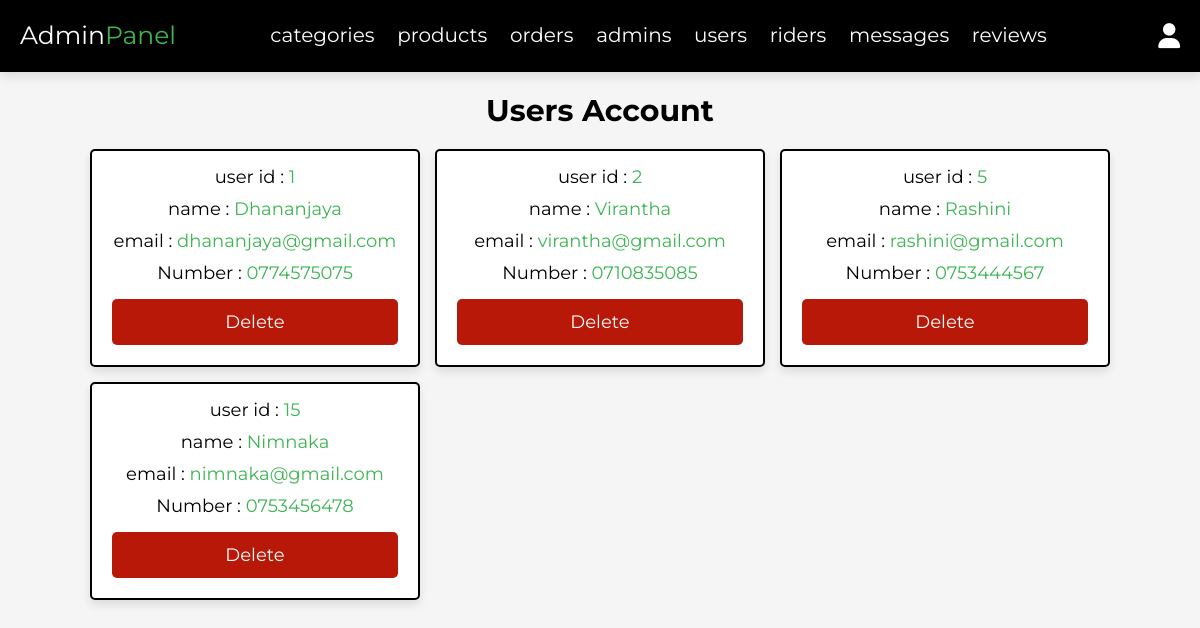
Screenshot of /Neluma/admin/users_accounts.php (signed in) with the database file from the repository.
### tables this page shows
CREATE TABLE IF NOT EXISTS `users` (
  `id` int NOT NULL AUTO_INCREMENT,
  `name` varchar(50) NOT NULL,
  `email` varchar(50) NOT NULL,
  `number` varchar(10) NOT NULL,
  `password` varchar(50) NOT NULL,
  `address` varchar(500) NOT NULL,
  PRIMARY KEY (`id`)
);

### Neluma/admin/users_accounts.php (the view, shortened to what this page needs)
<?php
include '../components/connect.php';
?>
<!DOCTYPE html>
<html lang="en">
<head>
   <link rel="stylesheet" href="https://cdnjs.cloudflare.com/ajax/libs/font-awesome/6.1.1/css/all.min.css">
   <link rel="stylesheet" href="../css/admin_style.css">
</head>
<body>
<?php include '../components/admin_header.php' ?>
<section class="accounts">
   <h1 class="heading">users account</h1>
   <div class="box-container">
   <?php
      $select_account = $conn->prepare("SELECT * FROM `users`");
      $select_account->execute();
      if($select_account->rowCount() > 0){
         while($fetch_accounts = $select_account->fetch(PDO::FETCH_ASSOC)){
   ?>
   <div class="box">
      <p> user id : <span><?= $fetch_accounts['id']; ?></span> </p>
      <p> name : <span><?= $fetch_accounts['name']; ?></span> </p>
      <p> email : <span><?= $fetch_accounts['email']; ?></span> </p>
      <p> Number : <span><?= $fetch_accounts['number']; ?></span> </p>
      <a href="users_accounts.php?delete=<?= $fetch_accounts['id']; ?>" class="delete-btn" onclick="return confirm('delete this account?');">delete</a>
   </div>
   <?php
      }
   }else{
      echo '<p class="empty">no accounts available</p>';
   }
   ?>
   </div>
</section>
</body>
</html>

### Neluma/css/admin_style.css (style rules this page uses)
:root { --main-color:#3EB554; --red:#b81807; --orange:#f39c12; --black:#000000; --white:#fff; --light-bg:#f5f5f5; --light-color:#999; --border:.2rem solid var(--black); --box-shadow:0 .5rem 1rem rgba(0,0,0,.1); }
* { font-family: 'Montserrat', sans-serif; margin:0; padding:0; box-sizing: border-box; text-decoration: none; outline: none; border:none; }
html { font-size: 62.5%; overflow-x: hidden; }
body { background-color: var(--light-bg); }
section { max-width: 1200px; margin:0 auto; padding:2rem; }
.btn, .delete-btn, .option-btn { display: block; margin-top: 1rem; border-radius: .5rem; cursor: pointer; width: 100%; font-size: 1.8rem; color:var(--white); padding:1.2rem 3rem; text-transform: capitalize; text-align: center; }
.delete-btn { background-color: var(--red); }
.heading { text-align: center; margin-bottom: 2rem; text-transform: capitalize; color:var(--black); font-size: 3rem; }
.accounts .box-container { display: grid; grid-template-columns: repeat(auto-fit, 33rem); gap:1.5rem; justify-content: center; align-items: flex-start; }
.accounts .box-container .box { background-color: var(--white); border-radius: .5rem; box-shadow: var(--box-shadow); border:var(--border); padding:2rem; padding-top: 1rem; text-align: center; }
.accounts .box-container .box p { padding: .5rem 0; font-size: 1.8rem; color:var(--black); }
.accounts .box-container .box p span { color:var(--main-color); }

### rows the page displays
users: id "1", name "Dhananjaya", email "dhananjaya@gmail.com", number "0774575075"
users: id "2", name "Virantha", email "virantha@gmail.com", number "0710835085"
users: id "5", name "Rashini", email "rashini@gmail.com", number "0753444567"
users: id "15", name "Nimnaka", email "nimnaka@gmail.com", number "0753456478"
